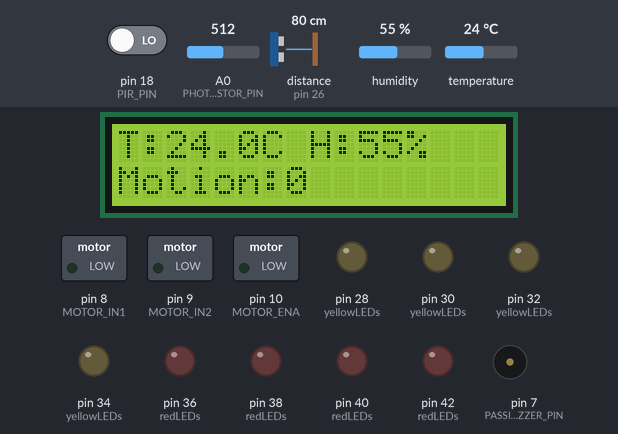
Bench run of a sketch on a simulated Arduino Mega 2560, built with avr-gcc and run on an emulated ATmega2560. Parts: 16×2 character LCD, switched loads named in the sketch (green lamp = pin HIGH), output pins drawn as LEDs (lit = HIGH), buzzer (waves = sounding). Wiring (inferred from the names in the program): ultrasonic range finder: trigger pin 24; echo pin 26. The inputs (shaded band) are chosen by the test bench; at power-on: distance to the obstacle (sensor on pin 26) 80 cm, A0 (PHOTORESISTOR_PIN) = 512, pin 18 (PIR_PIN) LOW, humidity 55 %, temperature 24 °C. The echo pulse lasts 58.3 µs per cm; pins used as bus, display or sensor lines are not drawn; what the sketch prints to the serial monitor is not drawn.

Above: at 2.7 s.
2.8 s: distance to the obstacle (sensor on pin 26) set to 22 cm
4.6 s: distance to the obstacle (sensor on pin 26) set to 18 cm
At 6.7 s:
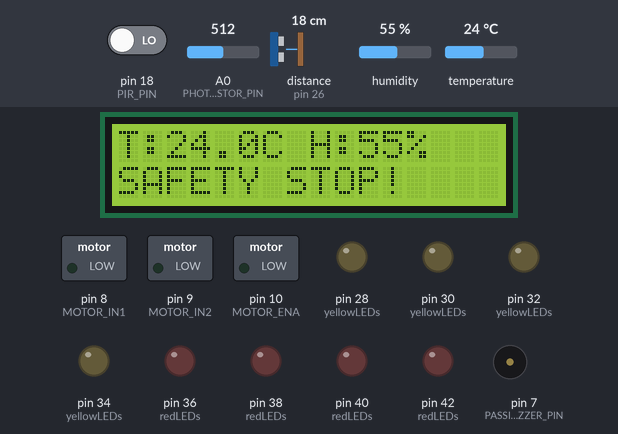
6.9 s: A0 (PHOTORESISTOR_PIN) set to 307
8.4 s: A0 (PHOTORESISTOR_PIN) set to 283
At 9.0 s:
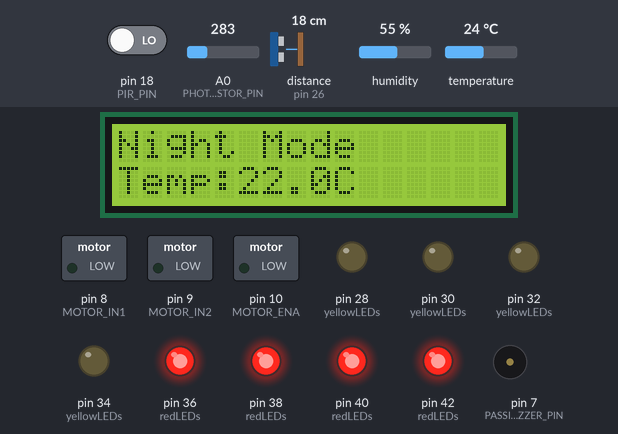
11.9 s: pin 18 (PIR_PIN) driven HIGH
At 12.9 s:
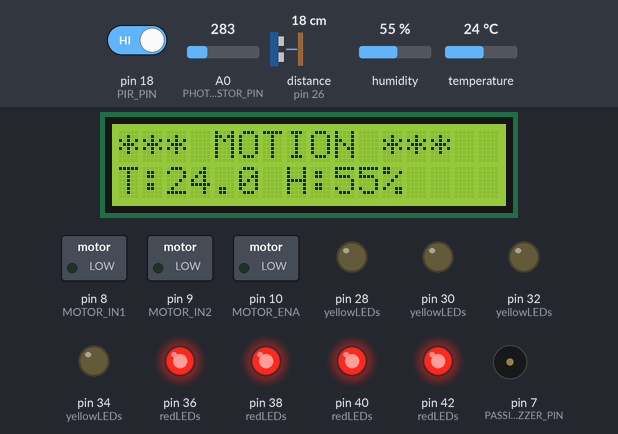
13.4 s: distance to the obstacle (sensor on pin 26) set to 35 cm
At 14.1 s:
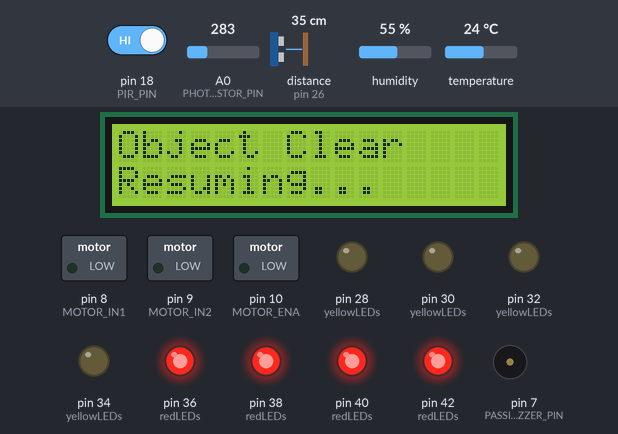
Timing chart, 0 to 16.0 s (numbered marks = the images above; inputs shaded):
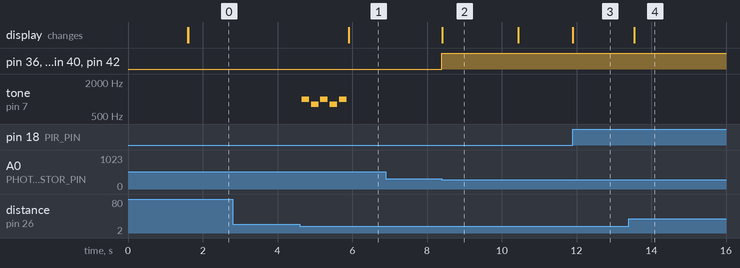

The sketch:

mega2.ino
```cpp
// ============================================================================
// MEGA-2: ENVIRONMENTAL CONTROL SYSTEM (FIXED ULTRASONIC DETECTION)
// ============================================================================

#include <LiquidCrystal.h>
#include <Wire.h>
#include <DHT.h>

// ===== PIN DEFINITIONS =====
LiquidCrystal lcd(12, 11, 5, 4, 3, 2);

#define DHT_PIN 22
#define DHT_TYPE DHT11
const int PIR_PIN = 18;
const int ULTRASONIC_TRIG = 24;
const int ULTRASONIC_ECHO = 26;
const int PHOTORESISTOR_PIN = A0;

// Motor (L293D)
const int MOTOR_IN1 = 8;
const int MOTOR_IN2 = 9;
const int MOTOR_ENA = 10;

// Passive Buzzer
const int PASSIVE_BUZZER_PIN = 7;

// LEDs
const int YELLOW_LED_1 = 28;
const int YELLOW_LED_2 = 30;
const int YELLOW_LED_3 = 32;
const int YELLOW_LED_4 = 34;
const int RED_LED_1 = 36;
const int RED_LED_2 = 38;
const int RED_LED_3 = 40;
const int RED_LED_4 = 42;

int yellowLEDs[] = {YELLOW_LED_1, YELLOW_LED_2, YELLOW_LED_3, YELLOW_LED_4};
int redLEDs[]    = {RED_LED_1, RED_LED_2, RED_LED_3, RED_LED_4};

DHT dht(DHT_PIN, DHT_TYPE);

// ===== SYSTEM VARIABLES =====
float preferredTemp = 23.5;
float currentTemp = 0.0;
float currentHumidity = 0.0;

bool tempReceived = false;

bool motionDetected = false;
bool lastPirState = LOW;
int motionCount = 0;
unsigned long lastMotionTime = 0;

bool motorRunning = false;
unsigned long motorStartTime = 0;
unsigned long motorTotalTime = 0;

bool objectNearMotor = false;
unsigned long lastSafetyCheck = 0;

bool nightMode = false;

unsigned long lastDisplayUpdate = 0;
unsigned long lastSerialUpdate = 0;

// ============================================================================
// SETUP
// ============================================================================
void setup() {
  Serial.begin(9600);
  Wire.begin(8);
  Wire.onReceive(receiveFromMega1);

  lcd.begin(16, 2);
  dht.begin();

  pinMode(PIR_PIN, INPUT);
  pinMode(ULTRASONIC_TRIG, OUTPUT);
  pinMode(ULTRASONIC_ECHO, INPUT);
  pinMode(PHOTORESISTOR_PIN, INPUT);

  pinMode(MOTOR_IN1, OUTPUT);
  pinMode(MOTOR_IN2, OUTPUT);
  pinMode(MOTOR_ENA, OUTPUT);

  digitalWrite(MOTOR_IN1, LOW);
  digitalWrite(MOTOR_IN2, LOW);
  analogWrite(MOTOR_ENA, 0);

  pinMode(PASSIVE_BUZZER_PIN, OUTPUT);

  for (int i = 0; i < 4; i++) {
    pinMode(yellowLEDs[i], OUTPUT);
    pinMode(redLEDs[i], OUTPUT);
  }

  lcd.clear();
  lcd.print("MEGA-2 Ready");
  delay(1500);

  lcd.clear();
  lcd.print("Waiting for");
  lcd.setCursor(0,1);
  lcd.print("MEGA-1...");
}

// ============================================================================
// MAIN LOOP
// ============================================================================
void loop() {
  checkNightMode();
  checkMotion();
  readEnvironmentalData();

  checkUltrasonicSafety();  //  FIXED: Always check, not just when motor running

  controlMotor();

  if (millis() - lastDisplayUpdate > 1000) {
    updateDisplay();
    lastDisplayUpdate = millis();
  }

  if (millis() - lastSerialUpdate > 3000) {
    sendStatus();
    lastSerialUpdate = millis();
  }
}

// ============================================================================
// RECEIVE FROM MEGA-1 (PREFERRED TEMP)
// ============================================================================
void receiveFromMega1(int bytes) {
  if (bytes == sizeof(float)) {
    Wire.readBytes((char*)&preferredTemp, sizeof(float));
    tempReceived = true;

    lcd.clear();
    lcd.print("Config OK");
    lcd.setCursor(0,1);
    lcd.print("Temp ");
    lcd.print(preferredTemp,1);
    lcd.print("C");
    delay(1500);
  }
}

// ============================================================================
// NIGHT MODE
// ============================================================================
void checkNightMode() {
  int lightLevel = analogRead(PHOTORESISTOR_PIN);
  bool previousNight = nightMode;

  nightMode = (lightLevel < 300);

  if (nightMode != previousNight) {

    if (nightMode) {
      Serial.println("\n🌙 *** NIGHT MODE ACTIVATED ***");
      preferredTemp = 22.0;

      controlRedLEDs(true);
      controlYellowLEDs(false);

      lcd.clear();
      lcd.print("Night Mode");
      lcd.setCursor(0,1);
      lcd.print("Temp:22.0C");
      delay(2000);

    } else {
      Serial.println("\n☀ *** DAY MODE ACTIVATED ***");
      controlRedLEDs(false);
    }
  }
}

// ============================================================================
// MOTION DETECTION
// ============================================================================
void checkMotion() {
  bool pir = digitalRead(PIR_PIN);

  if (pir == HIGH && lastPirState == LOW) handleMotionStart();
  if (pir == LOW  && lastPirState == HIGH) motionDetected = false;

  if (pir == HIGH) lastMotionTime = millis();
  lastPirState = pir;
}

void handleMotionStart() {
  motionDetected = true;
  motionCount++;
  lastMotionTime = millis();

  if (!nightMode) controlYellowLEDs(true);

  lcd.clear();
  lcd.print("*** MOTION ***");
  lcd.setCursor(0,1);
  lcd.print("T:");
  lcd.print(currentTemp,1);
  lcd.print(" H:");
  lcd.print(currentHumidity,0);
  lcd.print("%");

  delay(1200);
}

// ============================================================================
// READ DHT11
// ============================================================================
void readEnvironmentalData() {
  currentHumidity = dht.readHumidity();
  currentTemp     = dht.readTemperature();

  if (isnan(currentTemp) || isnan(currentHumidity)) {
    currentTemp = 25.0;
    currentHumidity = 50.0;
  }
}

// ============================================================================
// MOTOR CONTROL
// ============================================================================
void controlMotor() {
  bool shouldRun =
      tempReceived &&
      (currentTemp > preferredTemp) &&
      !objectNearMotor;

  if (shouldRun && !motorRunning) {
    digitalWrite(MOTOR_IN1, HIGH);
    digitalWrite(MOTOR_IN2, LOW);
    analogWrite(MOTOR_ENA, 200);
    motorRunning = true;
    motorStartTime = millis();
  }

  else if (!shouldRun && motorRunning) {
    digitalWrite(MOTOR_IN1, LOW);
    digitalWrite(MOTOR_IN2, LOW);
    analogWrite(MOTOR_ENA, 0);

    motorRunning = false;
    motorTotalTime += (millis() - motorStartTime) / 1000;
  }
}

// ============================================================================
// ULTRASONIC SAFETY (20 CM) - FIXED VERSION
// ============================================================================
void checkUltrasonicSafety() {

  if (millis() - lastSafetyCheck > 200) {
    lastSafetyCheck = millis();

    long distance = getUltrasonicDistance();
    bool prev = objectNearMotor;

    objectNearMotor = (distance < 20 && distance > 0);

    // Object just detected
    if (objectNearMotor && !prev) {
      if (motorRunning) {
        digitalWrite(MOTOR_IN1, LOW);
        digitalWrite(MOTOR_IN2, LOW);
        analogWrite(MOTOR_ENA, 0);
        motorRunning = false;
      }

      playWarning();

      lcd.clear();
      lcd.print("SAFETY STOP!");
      lcd.setCursor(0,1);
      lcd.print("Object <20cm");
    }

    // Object cleared
    else if (!objectNearMotor && prev) {
      noTone(PASSIVE_BUZZER_PIN);

      lcd.clear();
      lcd.print("Object Clear");
      lcd.setCursor(0,1);
      lcd.print("Resuming...");
      delay(1000);

      // Motor will restart automatically in controlMotor() if conditions are met
    }
  }
}

// ============================================================================
// DISTANCE FUNCTION
// ============================================================================
long getUltrasonicDistance() {
  digitalWrite(ULTRASONIC_TRIG, LOW);
  delayMicroseconds(2);
  digitalWrite(ULTRASONIC_TRIG, HIGH);
  delayMicroseconds(10);
  digitalWrite(ULTRASONIC_TRIG, LOW);

  long duration = pulseIn(ULTRASONIC_ECHO, HIGH, 30000);
  if (duration == 0) return 999;

  return (duration * 0.034) / 2;
}

// ============================================================================
// WARNING MELODY
// ============================================================================
void playWarning() {
  int melody[] = {1000, 800, 1000, 800, 1000};

  for (int i = 0; i < 5; i++) {
    tone(PASSIVE_BUZZER_PIN, melody[i], 200);
    delay(250);
  }
  noTone(PASSIVE_BUZZER_PIN);
}

// ============================================================================
// LED CONTROL
// ============================================================================
void controlYellowLEDs(bool state) {
  for (int i = 0; i < 4; i++) {
    digitalWrite(yellowLEDs[i], state ? HIGH : LOW);
  }
}

void controlRedLEDs(bool state) {
  for (int i = 0; i < 4; i++) {
    digitalWrite(redLEDs[i], state ? HIGH : LOW);
  }
}

// ============================================================================
// LCD DISPLAY
// ============================================================================
void updateDisplay() {

  if (motionDetected && millis() - lastMotionTime < 1500)
    return;

  lcd.clear();
  lcd.setCursor(0,0);
  lcd.print("T:");
  lcd.print(currentTemp,1);
  lcd.print("C H:");
  lcd.print(currentHumidity,0);
  lcd.print("%");

  if (nightMode) {
    lcd.setCursor(15,0);
    lcd.print("N");
  }

  lcd.setCursor(0,1);

  if (objectNearMotor) lcd.print("SAFETY STOP!");
  else if (motorRunning) {
    lcd.print("Fan ON ");
    unsigned long runtime = motorTotalTime + ((millis()-motorStartTime)/1000);
    lcd.print(runtime);
    lcd.print("s");
  }
  else {
    lcd.print("Motion:");
    lcd.print(motionCount);
  }
}

// ============================================================================
// SERIAL STATUS (WITH EMOJIS)
// ============================================================================
void sendStatus() {

  Serial.println("\n═══════════════════════════════════");
  Serial.println("         MEGA-2 STATUS REPORT");
  Serial.println("═══════════════════════════════════");

  Serial.print("🌡 Temperature: ");
  Serial.print(currentTemp,1);
  Serial.print("°C  (Preferred: ");
  Serial.print(preferredTemp,1);
  Serial.println("°C)");

  Serial.print("💧 Humidity: ");
  Serial.print(currentHumidity,0);
  Serial.println("%");

  Serial.print("👥 Motion Count: ");
  Serial.println(motionCount);

  Serial.print("❄ Motor: ");
  Serial.println(motorRunning ? "ON" : "OFF");

  Serial.print("🌙 Night Mode: ");
  Serial.println(nightMode ? "Active" : "Inactive");

  if (objectNearMotor) Serial.println("⚠ SAFETY: Object near motor!");

  Serial.print("⏱ Uptime: ");
  Serial.print(millis()/1000);
  Serial.println("s");

  Serial.print("\nJSON:{\"temp\":");
  Serial.print(currentTemp,1);
  Serial.print(",\"humidity\":");
  Serial.print(currentHumidity,0);
  Serial.print(",\"motor\":\"");
  Serial.print(motorRunning ? "ON" : "OFF");
  Serial.print("\",\"night\":");
  Serial.print(nightMode ? "true" : "false");
  Serial.print(",\"motion\":");
  Serial.print(motionCount);
  Serial.print(",\"preferred\":");
  Serial.print(preferredTemp,1);
  Serial.println("}");
}

//tf git changes made
```

Measured:
- the behaviour switches between 21 and 20 cm on distance to the obstacle (sensor on pin 26) (found by bisection; images 0 and 1)
- the behaviour switches between 300 and 299 on A0 (PHOTORESISTOR_PIN) (found by bisection; images 1 and 2)
- after the input at 2.8 s, every drawn part: stays the same
- after the input at 4.6 s, tone on pin 7 (PASSIVE_BUZZER_PIN): silent → 1000 Hz after 0.05 s, then repeats every 0.50 s: silent 0.05 s, 800 Hz 0.20 s, silent 0.05 s, 1000 Hz 0.20 s, until it stays silent from 5.9 s; the display: changes after 1.3 s (image 1)
- after the input at 6.9 s, every drawn part: stays the same
- after the input at 8.4 s, pin 36 (redLEDs), pin 38 (redLEDs), pin 40 (redLEDs), pin 42 (redLEDs): LOW → HIGH at once; the display: changes at once (image 2)
- after the input at 11.9 s, the display: changes at once (image 3)
- after the input at 13.4 s, the display: changes after 0.14 s (image 4)
- what the display in image 2 shows lasts 2.0 s, from 8.4 s to 10.4 s
